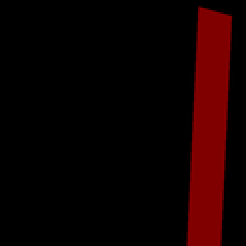
#> input picture semantic/data_clipped/masks/0.png, 123 x 123 px, shrunk from 512 x 512 before the run, found by its file name (shown 2 times larger)
$ python semantic.py
#> lines starting #> are read from the running program, lines starting #| are printed output that depends on the picture; after the words box and inside, x2 and y2 are one past the last pixel; in counts of white or black regions, pixels touching at a corner belong together; pictures that were not available may be replaced by others from this repository, and a replacement may not be noted
### semantic/utils/picUtils.py
import numpy as np
import cv2

class PicUtils:
  # [11 lines left out: functions to3, merge, not called in this run]
  def mask(src:str,mask:str,target:str = "./out3.jpg"):
#> called with src = 'torch-UNet/0.png', mask = 'torch-UNet/output0.jpg', target = './out3.jpg'
    pic1 = cv2.imread(src)
#> pic1 is the input picture: shape (123, 123, 3); mean B, G, R 0, 0, 17
    pic2 = cv2.imread(mask,cv2.IMREAD_GRAYSCALE)
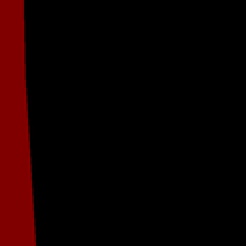
#> input picture semantic/data_clipped/masks/113.png, 123 x 123 px, shrunk from 512 x 512 before the run, given in place of output0.jpg, which was not available (shown 2 times larger)
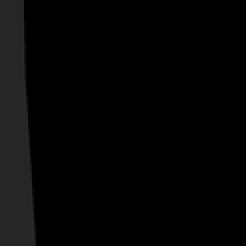
#> pic2: shape (123, 123) (shown 2 times larger); min 0, max 41, mean 4.5
    ret, binary_mask = cv2.threshold(pic2, 1, 255, cv2.THRESH_BINARY)
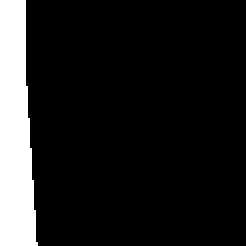
#> binary_mask: shape (123, 123) (shown 2 times larger); 12.2% white; 1 white region, box (x1, y1, x2, y2) and area: (0, 0, 19, 123) 1845
    maskedPart = cv2.bitwise_and(pic1, pic1, mask=binary_mask)
#> maskedPart: shape (123, 123, 3); every value is 0
    cv2.imwrite(target,maskedPart)
    print("目标文件保存在：{}".format(target))

### semantic/semantic.py
from utils.picUtils import PicUtils
import cv2
import numpy

raw = "torch-UNet/0.png"
mask = "torch-UNet/output0.jpg"

PicUtils.mask(raw,mask)
